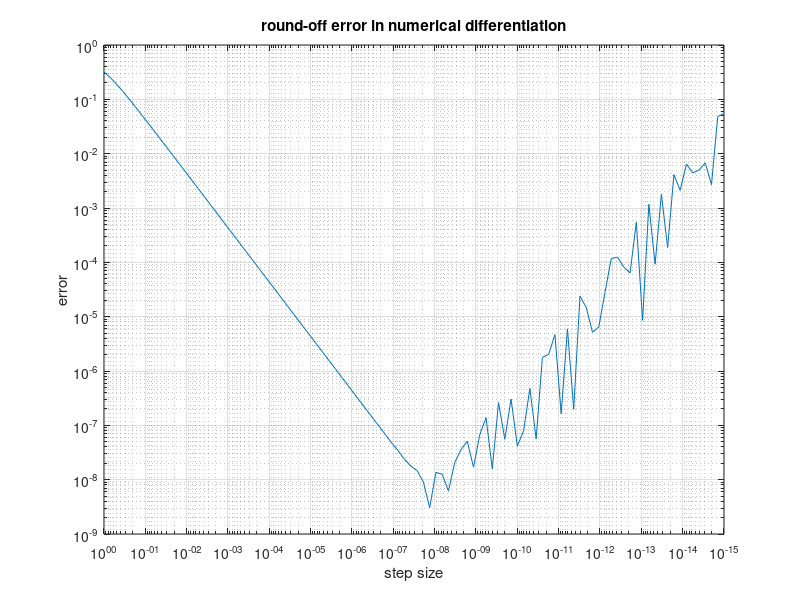

This figure's MATLAB source:
% This script shows the round-off error in numerical differentiation

% step size
h = logspace(0, -15,100);
f0 = cos(pi/6);
fh = cos(pi/6 + h);
% differentiation
dfdx = (fh - f0) ./ h;
% error
err = abs(dfdx + 0.5);
% plot results
loglog(h, err);
title('round-off error in numerical differentiation')
set(gca,'xdir','reverse')
xlabel('step size')
ylabel('error')
grid on
